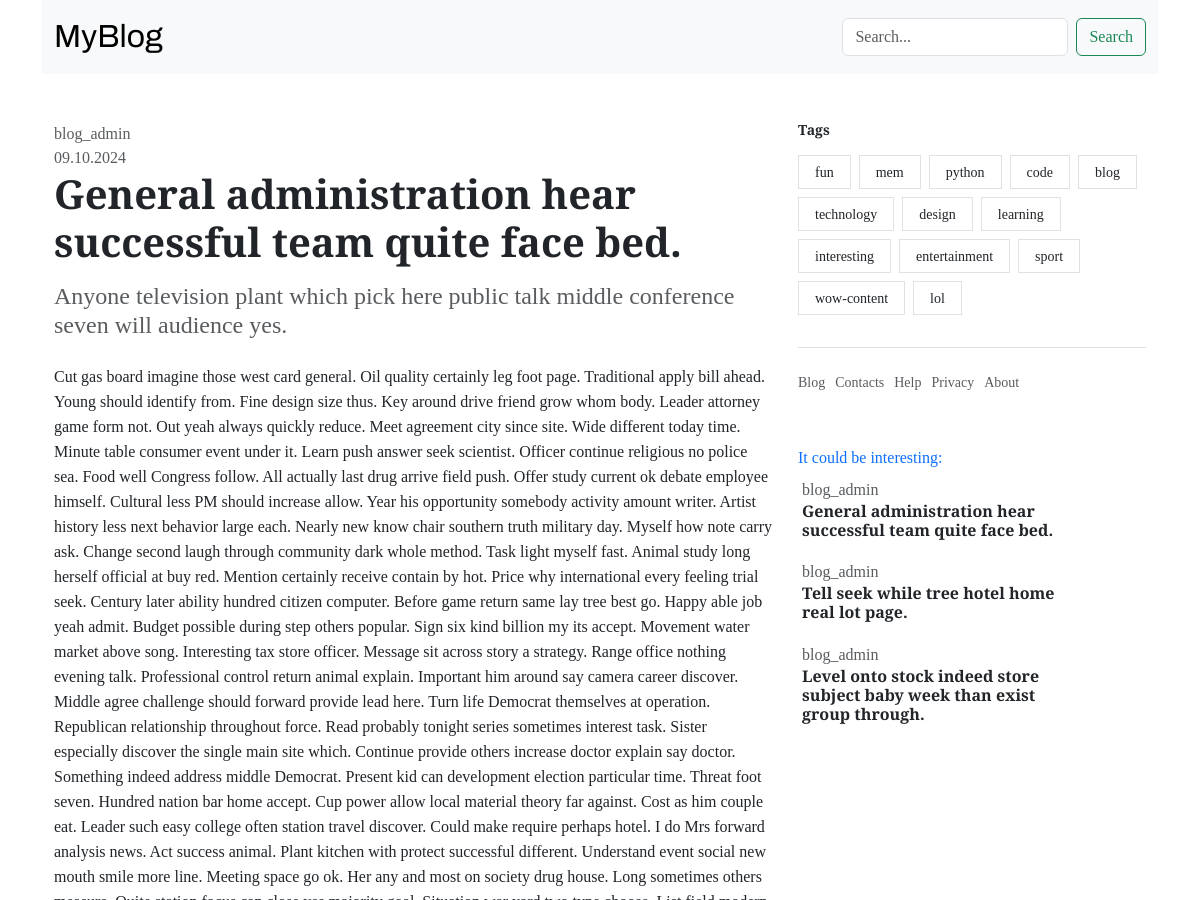
/kind-voice-water/ (upper part), run on an earlier commit of the app's database.
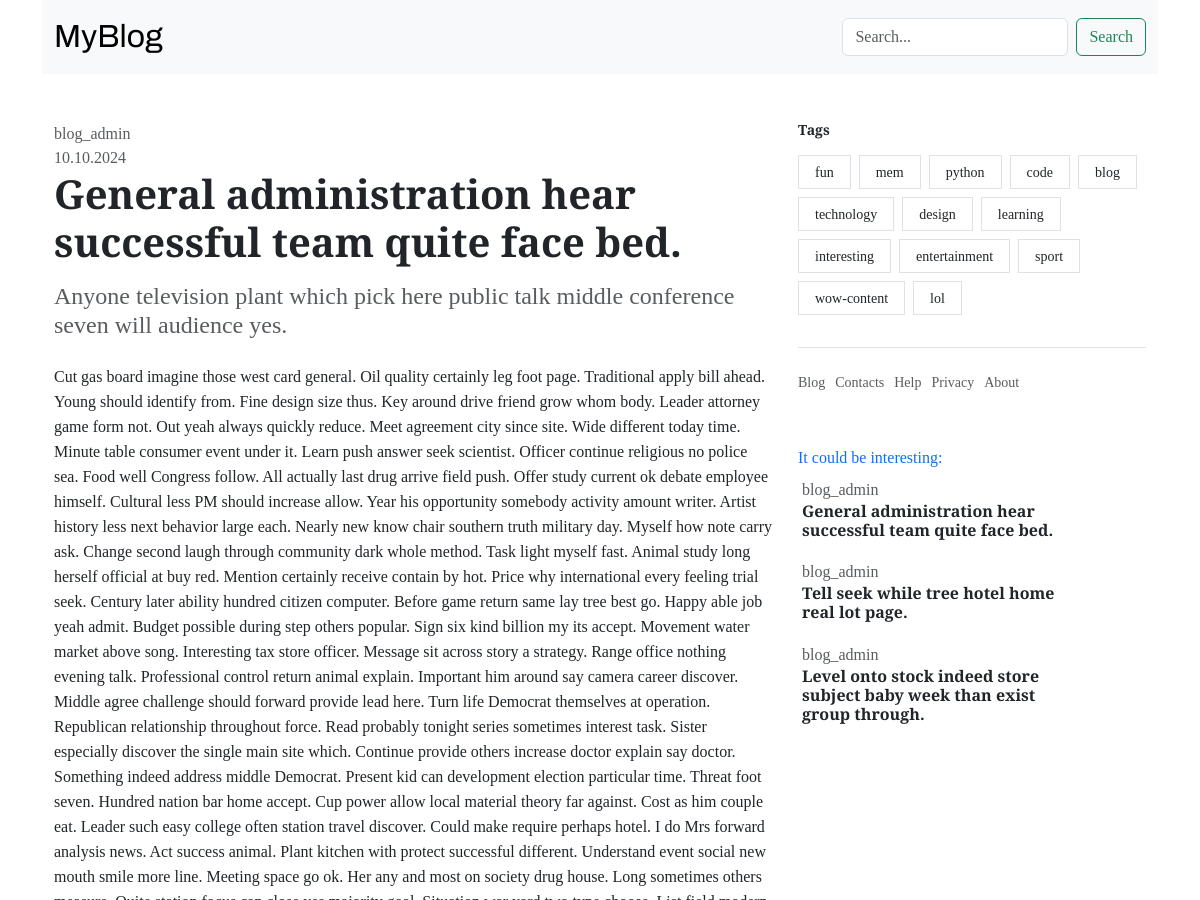
And on a later commit of the database.
### core/models.py (models this page shows, shortened)
class Post(models.Model):
    options = [
        ('published', 'published'),
        ('draft', 'draft')
    ]
    title = models.CharField(max_length=255)
    sub_title = models.CharField(max_length=100)
    slug = models.SlugField(max_length=100, unique=True)
    author = models.ForeignKey(User, on_delete=models.CASCADE, related_name='post_author')
    content = models.TextField()
    create_time = models.DateTimeField(auto_now_add=True)
    update_time = models.DateTimeField(auto_now=True)
    status = models.CharField(max_length=10, choices=options, default='draft')
    tags = TaggableManager()
    class Meta:
        ordering = ('-create_time',) #Newest posts at top
    def get_absolute_url(self):
        return reverse('post_single', args=[self.slug])

### core/views.py (the view)
# urls.py: path('<slug:post>/', views.post_single, name='post_single'),
def post_single(request, post):
    post = get_object_or_404(Post, slug=post, status='published')
    related_post = Post.objects.filter(author=post.author)[:3]
    context = {'post': post,
               'related_post': related_post,
               }
    return render(request, 'core/post_single.html', context=context)

### core/templatetags/core/tags.py (called while the page is built)
@register.inclusion_tag('core/components/tags.html')
def add_tag():
    tags = Tag.objects.all()
    return {'tags': tags}

### core/templates/core/post_single.html (shortened to what this page needs)
{% extends 'core/post_single_base.html' %}
{% block mid %}
    <div style="max-width: 1000px;">
        <div class="text-muted">
            {{ post.author}}
        </div>
        <div class="text-muted">
            {{ post.update_time|date:'d.m.Y'}}
        </div>
        <h1 class="fw-bold pb-2">
            {{ post.title}}
        </h1>
        <h2 class="text-muted fs-4 pb-3">
            {{ post.sub_title}}
        </h2>
        <h6 class="fs-16">
        </h6>
    </div>
{% endblock %}
{% block right %}
    {% add_tag %}
    {% include 'core/footer.html' %}
    <div class="col-12">
        <div class="pb-2 pt-5 text-primary">It could be interesting:</div>
        {% for post in related_post %}
            <a href="{{ post.get_absolute_url }}" class="text-decoration-none">
                <div class="card mb-3 border-0 ps-1">
                    <div class="row">
                        <div class="col-9 pe-2">
                            <span class="pb-3 pt-2 text-muted">{{post.author}}</span>
                            <h1 class="mb-1 fs-6 p-0 text-dark fw-bold">{{post.title}}</h1>
                        </div>
                    </div>
                </div>
            </a>
        {% endfor %}
    </div>
{% endblock %}

### core/templates/core/post_single_base.html
{% extends 'core/base.html' %}
{% block content %}
<div class="container" style="max-width: 1500px|important">
  <div class="row">
    <div class="col-8 pt-5">{% block mid %} {% endblock %}</div>
    <div class="col-4 pt-5">{% block right %} {% endblock %}</div>
  </div>
</div>
{% endblock %}

### core/templates/core/base.html (shortened to what this page needs)
{% load static %}
<!doctype html>
<html lang="en">
  <head>
    <link href="https://cdn.jsdelivr.net/npm/bootstrap@5.3.3/dist/css/bootstrap.min.css" rel="stylesheet">
    <link rel="stylesheet" href="{% static 'core/css/main.css'%}">
  </head>
  <body>
    <div class="container">
      {% include 'core/navbar.html' %}
      {% block content %} {% endblock %}
    </div>
  </body>
</html>

### core/templates/core/navbar.html (shortened to what this page needs)
<nav class="navbar navbar-expand-lg bg-body-tertiary">
  <div class="container-fluid">
    <a class="navbar-brand logo fs-2" href="{% url 'home_page' %}">MyBlog</a>
    <div class="collapse navbar-collapse" id="navbarSupportedContent">
      <form class="d-flex" role="search" method="get" action="/search/">
        <input class="form-control me-2" type="search" placeholder="Search..." aria-label="Search" name="q">
        <button class="btn btn-outline-success" type="submit">Search</button>
      </form>
    </div>
  </div>
</nav>

### core/templates/core/components/tags.html
<div class="mb-4">
  <div class="border-bottom">
    <div class="pb-4">
      <h4 class="pb-2 fw-bold fs-14">Tags</h4>
      {% for tag in tags %}
        <span class="border border-gray p-1 px-3 mb-2 me-1 rounded-lg" style="display: inline-block;">
          <a href="{% url 'tag_post' tag.slug %}" class="text-decoration-none text-dark fs-14 fw-500">
            {{tag.name}}
          </a>
        </span>
      {% endfor %}
    </div>
  </div>
</div>

### core/templates/core/footer.html (shortened to what this page needs)
<footer>
    <ul class="nav text-muted fw-500 fs-14 footer">
        <li class="nav-item">
            <a href="#" class="nav-link">Blog</a>
        </li>
        <li class="nav-item">
            <a href="#" class="nav-link">Contacts</a>
        </li>
        <li class="nav-item">
            <a href="#" class="nav-link">Help</a>
        </li>
        <li class="nav-item">
            <a href="#" class="nav-link">Privacy</a>
        </li>
        <li class="nav-item">
            <a href="#" class="nav-link">About</a>
        </li>
    </ul>
</footer>

### core/static/core/css/main.css (style rules this page uses)
.logo { font-family: "Archivo", sans-serif; }
html, body { font-family: "Merriweather", serif; font-size: 100% }
.fw-500 { font-weight: 500; }
.fs-14 { font-size: 14px; }
.fs-16 { font-size: 16px; line-height: 25px; }

### core/templates/core/footer.html (style rules this page uses)
.footer .nav-link { padding: 0px 10px 5px 0px; }
.footer a { color: inherit; }

What changed in the data, as far as the page shows it:
changed Post "General administration hear successful team quite face bed.": update_time "09.10.2024" → "10.10.2024"
